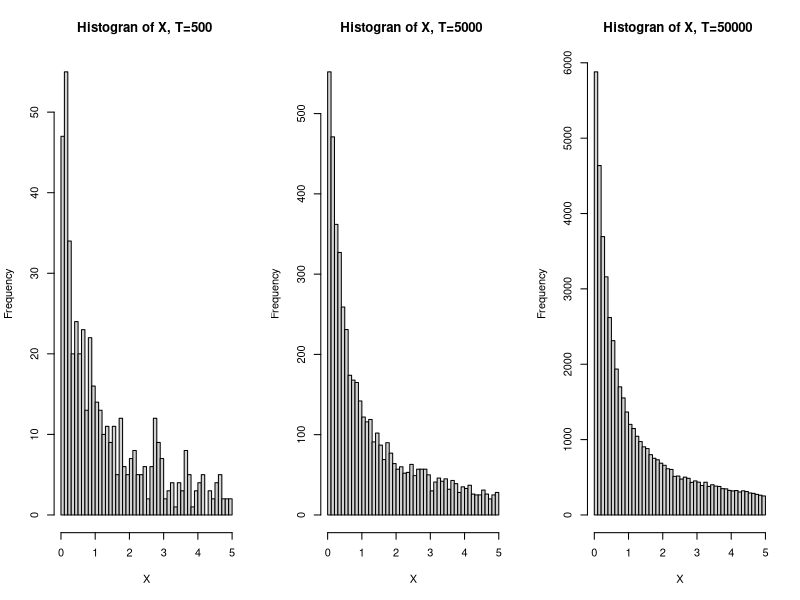

Reproduce this figure in R.
## ---- chunk 1
Gibbs_<-function(x0,y0,iterations,B=5,burnIn=0)
## 5 parameters are needed in this function, with B=5 and burnIn=0 by default
{
  if(x0>0&&x0<B&&y0>0&&y0<B)
## to check whether the starting values are in the domain.    
  {
    x<-c(x0,rep(NA,iterations-1))
## Initialize the Markov chain    
    y<-c(y0,rep(NA,iterations-1))
## Initialize the Markov chain    
    for(i in 1:(iterations-1))
    {
      x[i+1]<-(-log(1-runif(1)*(1-exp(-y[i]*B)))/y[i])
## use inverse transform sampling to draw sample from conditional distribution 
## p(x^{i+1}|y^{i})   
      y[i+1]<-(-log(1-runif(1)*(1-exp(-x[i+1]*B)))/x[i+1])
## use inverse transform sampling to draw sample from conditional distribution 
## p(y^{i+1}|x^{i+1})     
    }
    if(burnIn>0)
    {
        x<-x[-(1:burnIn)]
        y<-y[-(1:burnIn)]
        print(length(x))
## discard the first bunch of draws for the burn-in process    
    }
    return(data.frame(x,y))
  }
 else
   stop("Initial values incorrect")
## print the information for incorrect starting values  
}
## ---- chunk 2
par(mfrow=c(1,3))
x<-Gibbs_(1,2,50000,B=5,burnIn=0)
hist(x[1:500,1],breaks=60, main="Histogran of X, T=500 ",xlab="X")
hist(x[1:5000,1],breaks=60, main="Histogran of X, T=5000 ",xlab="X")
hist(x[1:50000,1],breaks=60, main="Histogran of X, T=50000 ",xlab="X")
## ---- chunk 3
set.seed(123)
mean_500<-c()
mean_5000<-c()
mean_50000<-c()
for(i in 1:10)
{
  x<-Gibbs_(1,2,50000,B=5,burnIn=0)
  mean_500<-c(mean_500,mean(x[1:500,1]))
  mean_5000<-c(mean_5000,mean(x[1:5000,1]))
  mean_50000<-c(mean_50000,mean(x[1:50000,1]))
}
mean_500
mean_5000
mean_50000
c(var(mean_500),var(mean_5000),var(mean_50000))
